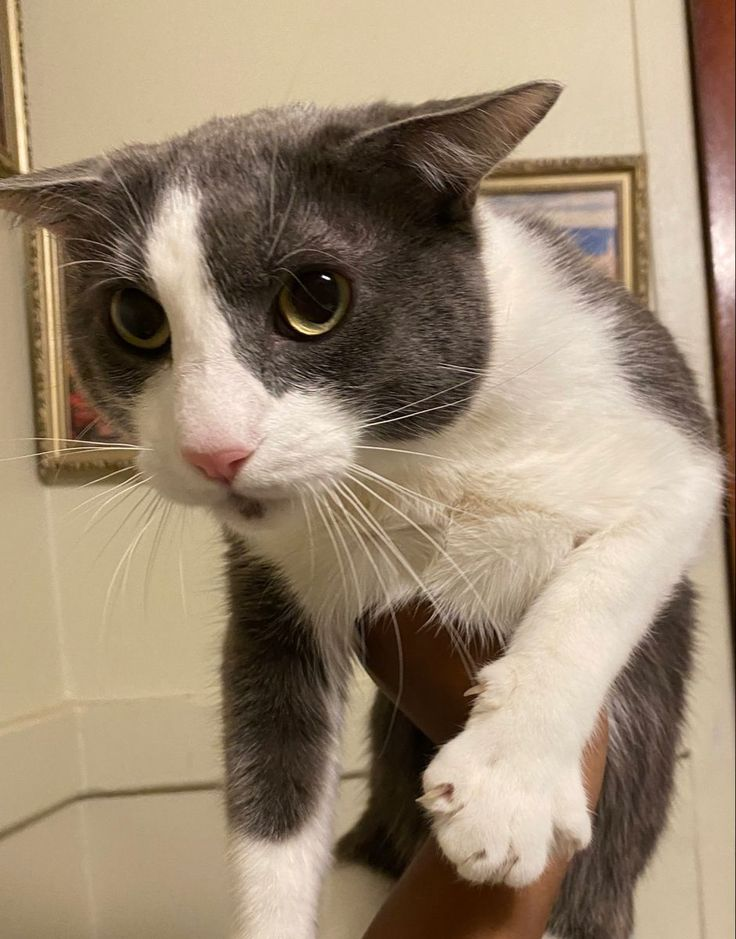
#> input picture learning/images/cat2.jpg, 736 x 939 px, found by its file name; its folder holds 4 pictures in this run
$ python image_resizing.py
#> lines starting #> are read from the running program, lines starting #| are printed output that depends on the picture
import os, cv2
import matplotlib.pyplot as plt
import numpy as np

def image_resize(input_name):
#> called with input_name = 'cat2.jpg'
    root = os.getcwd()
    image_path = os.path.join(root, f"images\\{input_name}")
    image = cv2.imread(image_path)
#> image is the input picture: shape (939, 736, 3); mean B, G, R 114.8, 137.4, 155.8
    image = cv2.cvtColor(image, cv2.COLOR_BGR2RGB)

    sub_image = image[220:380, 250:380, :] #eye
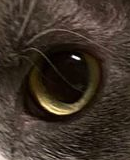
#> sub_image: shape (160, 130, 3); mean R, G, B 63.1, 51.1, 41
    height, width, _ = sub_image.shape
#> height = 160; width = 130

    interpolation_methods = {
        "Area": cv2.INTER_AREA,
        "Linear": cv2.INTER_LINEAR,
        "Nearest": cv2.INTER_NEAREST,
        "Cubic": cv2.INTER_CUBIC,
        "Lanczos4": cv2.INTER_LANCZOS4,
    }

    plt.figure()
    plt.subplot(2, 3, 1)
    plt.imshow(sub_image)
    plt.title("Original Image")


    scale = 5 #scale for resizing

    for i, (name, method) in enumerate(interpolation_methods.items()):
        plt.subplot(2, 3, i + 2)
        image_resize = cv2.resize(sub_image, (int(width * scale), int(height * scale)), method)
        plt.imshow(image_resize)
        plt.title(name)

    plt.show()
    # [10 lines of commented-out code are left out]

def main():
    image_resize("cat2.jpg")

if __name__ == "__main__":
    main()
